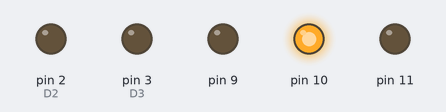
Bench run of a sketch on a simulated Arduino Uno, built with avr-gcc and run on an emulated ATmega328P. On the bench: output pins drawn as LEDs (lit = HIGH). Pins used as bus, display or sensor lines are not drawn.

Above: at 0.15 s.
At 0.65 s:
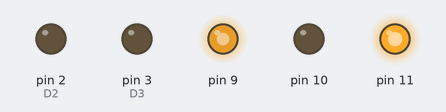
At 0.95 s:
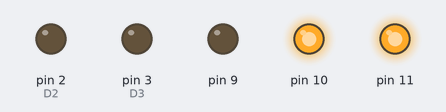
At 1.25 s:
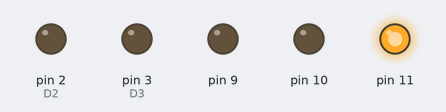
Timing chart, 0 to 3.0 s (numbered marks = the images above):
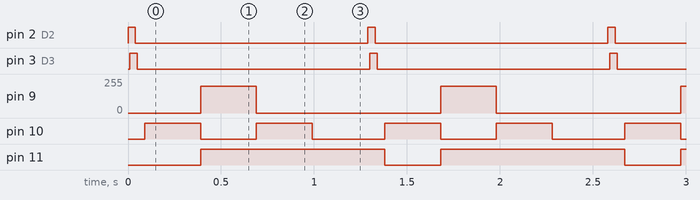

Measured:
- by itself, pin 2 (D2), pin 3 (D3): alternates HIGH for 0.04 s and LOW for 1.3 s
- by itself, pin 9: alternates 200/255 for 0.30 s and 0/255 for 0.99 s
- by itself, pin 10: alternates HIGH for 0.30 s and LOW for 0.30 s
- by itself, pin 11: alternates HIGH for 0.99 s and LOW for 0.30 s

The sketch:

lab2.ino
```cpp
int D2 = 2 ;
int D3 = 3 ;
int D4 = 4 ;
int D5 = 5 ;
int R = 11 ;
int G = 9 ;
int B = 10 ;


void setup() {
  pinMode(2, OUTPUT);
  pinMode(3, OUTPUT);
  pinMode(4, OUTPUT);
  pinMode(5, OUTPUT);
  pinMode(9, OUTPUT);
  pinMode(10, OUTPUT);
  pinMode(11, OUTPUT);

}

void loop() {

  digitalWrite(2, HIGH);
  delay(10);
  digitalWrite(3, HIGH);
  delay(10);
  digitalWrite(4, HIGH);
  delay(10);
  digitalWrite(5, HIGH);
  delay(10);
  digitalWrite(2, LOW);
  delay(10);
  digitalWrite(3, LOW);
  delay(10);
  digitalWrite(4, LOW);
  delay(10);
  digitalWrite(5, LOW);
  delay(20);
  analogWrite(11,0);
  analogWrite(10,255);
  analogWrite(9,0);
  delay(300);
  analogWrite(11,255);
  analogWrite(10,0);
  analogWrite(9,200);
  delay(300);
  analogWrite(11,255);
  analogWrite(10,255);
  analogWrite(9,0);
  delay(300);
  analogWrite(11,255);
  analogWrite(10,0);
  analogWrite(9,0);
  delay(300);
}
```
